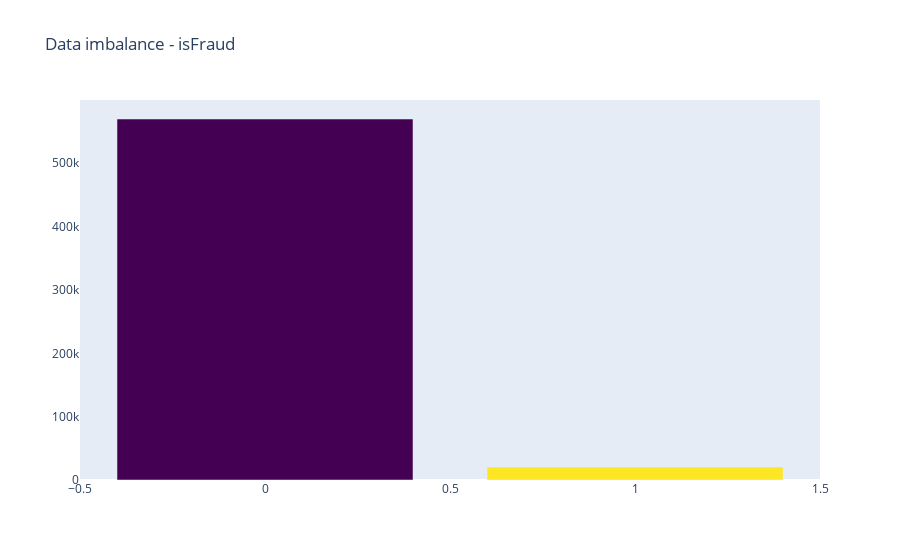

Notebook code cell kept with this figure:
### Markdown cell above
#### Class distribution

### Code cell
#Class distribution
x = train_transaction['isFraud'].value_counts().index
y = train_transaction['isFraud'].value_counts().values

trace2 = go.Bar(
     x=x ,
     y=y,
     marker=dict(
         color=y,
         colorscale = 'Viridis',
         reversescale = True
     ),
     name="Imbalance",    
 )
layout = dict(
     title="Data imbalance - isFraud",
     #width = 900, height = 500,
     xaxis=go.layout.XAxis(
     automargin=True),
     yaxis=dict(
         showgrid=False,
         showline=False,
         showticklabels=True,
 #         domain=[0, 0.85],
     ), 
)
fig1 = go.Figure(data=[trace2], layout=layout)
iplot(fig1)

### Figure 1 — Plotly figure (JSON) as saved in the notebook; plotly's stock layout.template omitted (floating-point values rounded to 4 significant figures)
{"data": [{"marker": {"color": [569877, 20663], "colorscale": [[0, "#440154"], [0.1111, "#482878"], [0.2222, "#3e4989"], [0.3333, "#31688e"], [0.4444, "#26828e"], [0.5556, "#1f9e89"], [0.6667, "#35b779"], [0.7778, "#6ece58"], [0.8889, "#b5de2b"], [1, "#fde725"]], "reversescale": true}, "name": "Imbalance", "type": "bar", "x": [0, 1], "y": [569877, 20663]}], "layout": {"autosize": true, "title": {"text": "Data imbalance - isFraud"}, "xaxis": {"automargin": true, "autorange": true, "range": [-0.5, 1.5], "type": "linear"}, "yaxis": {"autorange": true, "range": [0, 599900.0], "showgrid": false, "showline": false, "showticklabels": true, "type": "linear"}}}
